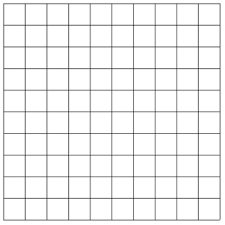
#> input picture 2.png, 225 x 225 px
$ python harris.py
#> lines starting #> are read from the running program, lines starting #| are printed output that depends on the picture; after the words box and inside, x2 and y2 are one past the last pixel; in counts of white or black regions, pixels touching at a corner belong together
from skimage import io
from skimage.color import rgb2gray
from scipy import signal as sig
import numpy as np


img = io.imread('2.png')
#> img is the input picture: shape (225, 225, 3); min 55, max 255, mean 241.8
gray = rgb2gray(img)
io.imshow(gray)
io.show()
def grad_x(gray):
	kernel_x = np.array([[-1, 0, +1],
						 [-2, 0, +2],
						 [-1, 0, +1]])
	return sig.convolve2d(gray, kernel_x, mode='same')
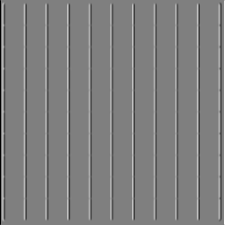
#> returned value: shape (225, 225) float64; min -4, max 4, mean 1.96e-18; drawn with min black and max white

def grad_y(gray):
	kernel_y = np.array([[+1, +2, +1],
						 [ 0,  0,  0],
						 [-1, -2, -1]])
	return sig.convolve2d(gray, kernel_y, mode='same')
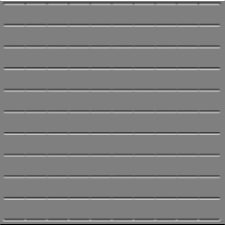
#> returned value: shape (225, 225) float64; min -4, max 4, mean 4.49e-18; drawn with min black and max white

I_x = grad_x(gray)
I_y = grad_y(gray)

Ixx = I_x**2
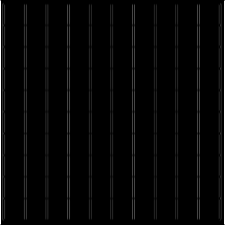
#> Ixx: shape (225, 225) float64; min 0, max 16, mean 0.437; drawn with min black and max white
Ixy = I_x*I_y
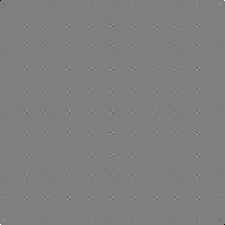
#> Ixy: shape (225, 225) float64; min -9, max 9, mean -6.93e-06; drawn with min black and max white
Iyy = I_y**2
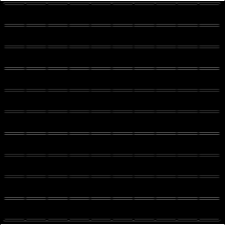
#> Iyy: shape (225, 225) float64; min 0, max 16, mean 0.436; drawn with min black and max white

corner = np.zeros(gray.shape)
offset = 1
k = 0.04
print(gray.shape)
#| (225, 225)
height = gray.shape[0]
#> height = 225
width = gray.shape[1]
#> width = 225
for y in range(offset, height-offset):
	for x in range(offset, width-offset):
		Sxx = np.sum(Ixx[y-offset:y+1+offset, x-offset:x+1+offset])
		Syy = np.sum(Iyy[y-offset:y+1+offset, x-offset:x+1+offset])
		Sxy = np.sum(Ixy[y-offset:y+1+offset, x-offset:x+1+offset])
		det = (Sxx * Syy) - Sxy**2
		trace = Sxx + Syy
		r = det - k*(trace**2)
		if r > 0:
			corner[y,x] = 255
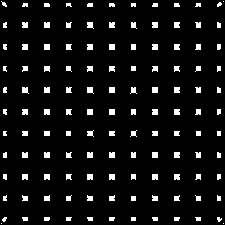
#> corner: shape (225, 225) float64; 6.7% white; 124 white regions (11 under 20 px), largest, box (x1, y1, x2, y2) and area: (87, 87, 94, 94) 37, (87, 22, 94, 29) 36, (44, 44, 50, 50) 36
io.imshow(corner)
io.show()
